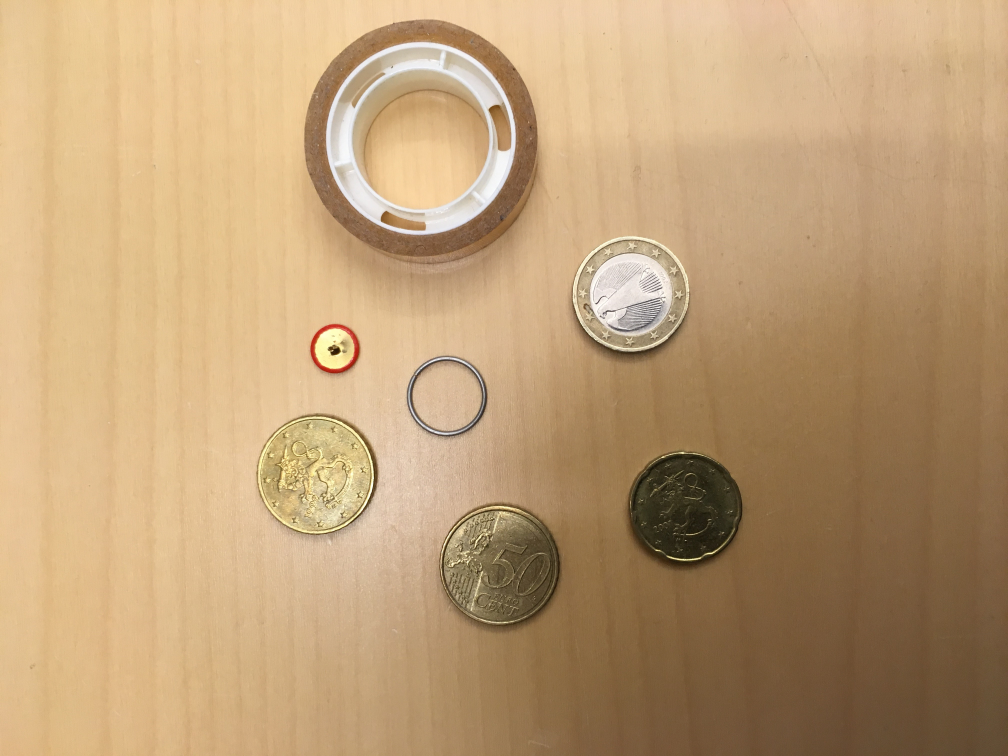
#> input picture coins/Coins.jpg, 4032 x 3024 px, found by its file name (shown at 1/4 size)
$ python coinsAuto.py
#> lines starting #> are read from the running program, lines starting #| are printed output that depends on the picture
import numpy as np
import matplotlib.pyplot as plt
import numpy as np
import matplotlib
import cv2


matplotlib.rcParams['font.size'] = 8
# [17 lines left out: function plot_img_and_hist, not called in this run]


img = cv2.imread("Task6/Coins.jpg")
#> img is the input picture: shape (3024, 4032, 3); mean B, G, R 118.6, 158.5, 190.1
img_gray = cv2.cvtColor(img, cv2.COLOR_BGR2GRAY) #make a grayscale copy
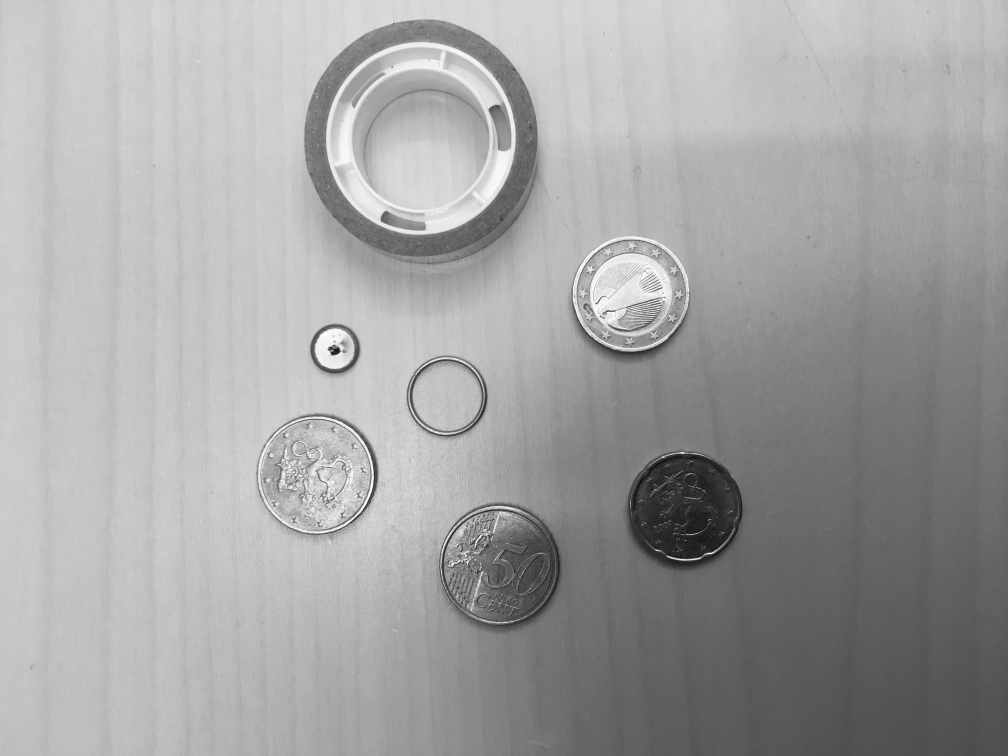
#> img_gray: shape (3024, 4032) (shown at 1/4 size); min 9, max 255, mean 163.4
img = cv2.cvtColor(img, cv2.COLOR_BGR2RGB) #change to RGB for displaying purposes
imc = img.copy()

from random import randint
# Apply Gaussian blur to reduce noise and improve edge detection
blurred = cv2.GaussianBlur(img_gray, (5, 5), 0)

for i in range(1, 45):
    p1 = randint(50,230)
    p2= randint(15,40)
    d= randint(1, 45)
    # Use the HoughCircles method to detect circles in the image
    circles = cv2.HoughCircles(blurred, cv2.HOUGH_GRADIENT, dp=1, minDist=d,
                                param1=p1, param2=p2, minRadius=210, maxRadius=240)

    # [64 lines left out: functions mean_circles, detect_coins, not called in this run]

        # [4 lines of commented-out code are left out]

    print("Attempt:", i, p1, p2, d)
    mask = np.zeros_like(img_gray)
    if circles is not None:
#> (the run stopped early here; a loop or call above may not have finished)
